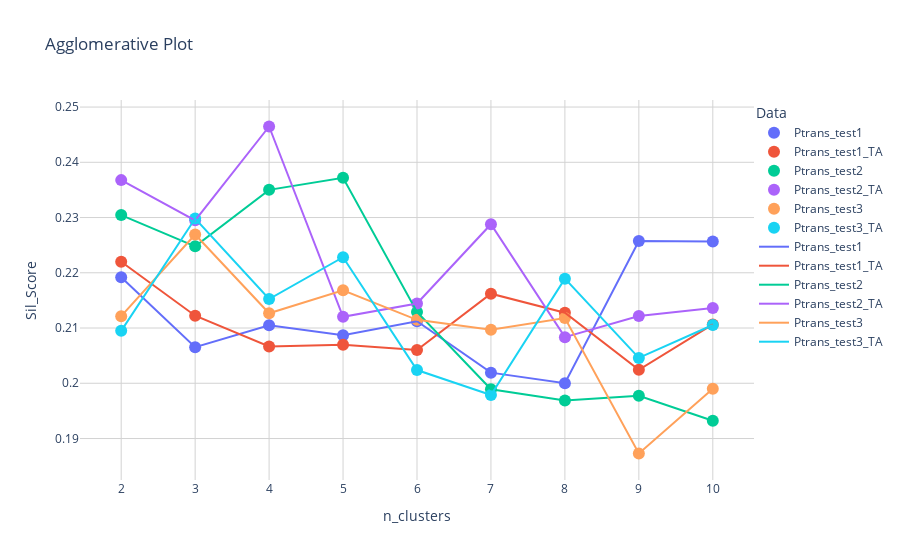

Notebook source saved alongside this figure:
### Code cell
dfs = sil_score.query('Metodo == "KMeans"')
Sil_scatter(dfs, "Agglomerative")

### Figure 1 — Plotly figure (JSON) as saved in the notebook; plotly's stock layout.template omitted (floating-point values rounded to 4 significant figures)
{"data": [{"hovertemplate": "Data=Ptrans_test1<br>n_clusters=%{x}<br>Sil_Score=%{y}<extra></extra>", "legendgroup": "Ptrans_test1", "marker": {"color": "#636efa", "size": 12, "symbol": "circle"}, "mode": "markers", "name": "Ptrans_test1", "orientation": "v", "showlegend": true, "type": "scatter", "x": [2, 3, 4, 5, 6, 7, 8, 9, 10], "xaxis": "x", "y": [0.2192, 0.2065, 0.2105, 0.2087, 0.2112, 0.2019, 0.2, 0.2258, 0.2257], "yaxis": "y"}, {"hovertemplate": "Data=Ptrans_test1_TA<br>n_clusters=%{x}<br>Sil_Score=%{y}<extra></extra>", "legendgroup": "Ptrans_test1_TA", "marker": {"color": "#EF553B", "size": 12, "symbol": "circle"}, "mode": "markers", "name": "Ptrans_test1_TA", "orientation": "v", "showlegend": true, "type": "scatter", "x": [2, 3, 4, 5, 6, 7, 8, 9, 10], "xaxis": "x", "y": [0.222, 0.2122, 0.2067, 0.207, 0.206, 0.2162, 0.2128, 0.2024, 0.2106], "yaxis": "y"}, {"hovertemplate": "Data=Ptrans_test2<br>n_clusters=%{x}<br>Sil_Score=%{y}<extra></extra>", "legendgroup": "Ptrans_test2", "marker": {"color": "#00cc96", "size": 12, "symbol": "circle"}, "mode": "markers", "name": "Ptrans_test2", "orientation": "v", "showlegend": true, "type": "scatter", "x": [2, 3, 4, 5, 6, 7, 8, 9, 10], "xaxis": "x", "y": [0.2304, 0.2248, 0.235, 0.2372, 0.2129, 0.1989, 0.1969, 0.1978, 0.1932], "yaxis": "y"}, {"hovertemplate": "Data=Ptrans_test2_TA<br>n_clusters=%{x}<br>Sil_Score=%{y}<extra></extra>", "legendgroup": "Ptrans_test2_TA", "marker": {"color": "#ab63fa", "size": 12, "symbol": "circle"}, "mode": "markers", "name": "Ptrans_test2_TA", "orientation": "v", "showlegend": true, "type": "scatter", "x": [2, 3, 4, 5, 6, 7, 8, 9, 10], "xaxis": "x", "y": [0.2368, 0.2295, 0.2465, 0.212, 0.2144, 0.2288, 0.2084, 0.2122, 0.2136], "yaxis": "y"}, {"hovertemplate": "Data=Ptrans_test3<br>n_clusters=%{x}<br>Sil_Score=%{y}<extra></extra>", "legendgroup": "Ptrans_test3", "marker": {"color": "#FFA15A", "size": 12, "symbol": "circle"}, "mode": "markers", "name": "Ptrans_test3", "orientation": "v", "showlegend": true, "type": "scatter", "x": [2, 3, 4, 5, 6, 7, 8, 9, 10], "xaxis": "x", "y": [0.2121, 0.2269, 0.2127, 0.2168, 0.2115, 0.2097, 0.2118, 0.1873, 0.199], "yaxis": "y"}, {"hovertemplate": "Data=Ptrans_test3_TA<br>n_clusters=%{x}<br>Sil_Score=%{y}<extra></extra>", "legendgroup": "Ptrans_test3_TA", "marker": {"color": "#19d3f3", "size": 12, "symbol": "circle"}, "mode": "markers", "name": "Ptrans_test3_TA", "orientation": "v", "showlegend": true, "type": "scatter", "x": [2, 3, 4, 5, 6, 7, 8, 9, 10], "xaxis": "x", "y": [0.2095, 0.2298, 0.2152, 0.2228, 0.2024, 0.1979, 0.2189, 0.2046, 0.2105], "yaxis": "y"}, {"hovertemplate": "Data=Ptrans_test1<br>n_clusters=%{x}<br>Sil_Score=%{y}<extra></extra>", "legendgroup": "Ptrans_test1", "line": {"color": "#636efa", "dash": "solid", "shape": "linear"}, "marker": {"symbol": "circle"}, "mode": "lines", "name": "Ptrans_test1", "orientation": "v", "showlegend": true, "type": "scatter", "x": [2, 3, 4, 5, 6, 7, 8, 9, 10], "xaxis": "x", "y": [0.2192, 0.2065, 0.2105, 0.2087, 0.2112, 0.2019, 0.2, 0.2258, 0.2257], "yaxis": "y"}, {"hovertemplate": "Data=Ptrans_test1_TA<br>n_clusters=%{x}<br>Sil_Score=%{y}<extra></extra>", "legendgroup": "Ptrans_test1_TA", "line": {"color": "#EF553B", "dash": "solid", "shape": "linear"}, "marker": {"symbol": "circle"}, "mode": "lines", "name": "Ptrans_test1_TA", "orientation": "v", "showlegend": true, "type": "scatter", "x": [2, 3, 4, 5, 6, 7, 8, 9, 10], "xaxis": "x", "y": [0.222, 0.2122, 0.2067, 0.207, 0.206, 0.2162, 0.2128, 0.2024, 0.2106], "yaxis": "y"}, {"hovertemplate": "Data=Ptrans_test2<br>n_clusters=%{x}<br>Sil_Score=%{y}<extra></extra>", "legendgroup": "Ptrans_test2", "line": {"color": "#00cc96", "dash": "solid", "shape": "linear"}, "marker": {"symbol": "circle"}, "mode": "lines", "name": "Ptrans_test2", "orientation": "v", "showlegend": true, "type": "scatter", "x": [2, 3, 4, 5, 6, 7, 8, 9, 10], "xaxis": "x", "y": [0.2304, 0.2248, 0.235, 0.2372, 0.2129, 0.1989, 0.1969, 0.1978, 0.1932], "yaxis": "y"}, {"hovertemplate": "Data=Ptrans_test2_TA<br>n_clusters=%{x}<br>Sil_Score=%{y}<extra></extra>", "legendgroup": "Ptrans_test2_TA", "line": {"color": "#ab63fa", "dash": "solid", "shape": "linear"}, "marker": {"symbol": "circle"}, "mode": "lines", "name": "Ptrans_test2_TA", "orientation": "v", "showlegend": true, "type": "scatter", "x": [2, 3, 4, 5, 6, 7, 8, 9, 10], "xaxis": "x", "y": [0.2368, 0.2295, 0.2465, 0.212, 0.2144, 0.2288, 0.2084, 0.2122, 0.2136], "yaxis": "y"}, {"hovertemplate": "Data=Ptrans_test3<br>n_clusters=%{x}<br>Sil_Score=%{y}<extra></extra>", "legendgroup": "Ptrans_test3", "line": {"color": "#FFA15A", "dash": "solid", "shape": "linear"}, "marker": {"symbol": "circle"}, "mode": "lines", "name": "Ptrans_test3", "orientation": "v", "showlegend": true, "type": "scatter", "x": [2, 3, 4, 5, 6, 7, 8, 9, 10], "xaxis": "x", "y": [0.2121, 0.2269, 0.2127, 0.2168, 0.2115, 0.2097, 0.2118, 0.1873, 0.199], "yaxis": "y"}, {"hovertemplate": "Data=Ptrans_test3_TA<br>n_clusters=%{x}<br>Sil_Score=%{y}<extra></extra>", "legendgroup": "Ptrans_test3_TA", "line": {"color": "#19d3f3", "dash": "solid", "shape": "linear"}, "marker": {"symbol": "circle"}, "mode": "lines", "name": "Ptrans_test3_TA", "orientation": "v", "showlegend": true, "type": "scatter", "x": [2, 3, 4, 5, 6, 7, 8, 9, 10], "xaxis": "x", "y": [0.2095, 0.2298, 0.2152, 0.2228, 0.2024, 0.1979, 0.2189, 0.2046, 0.2105], "yaxis": "y"}], "layout": {"legend": {"orientation": "v", "title": {"text": "Data"}, "tracegroupgap": 0, "traceorder": "normal", "x": 1, "y": 1}, "plot_bgcolor": "white", "title": {"text": "Agglomerative Plot"}, "xaxis": {"anchor": "y", "domain": [0, 1], "gridcolor": "LightGray", "gridwidth": 1, "showgrid": true, "title": {"text": "n_clusters"}}, "yaxis": {"anchor": "x", "domain": [0, 1], "gridcolor": "LightGray", "gridwidth": 1, "showgrid": true, "title": {"text": "Sil_Score"}}}}
